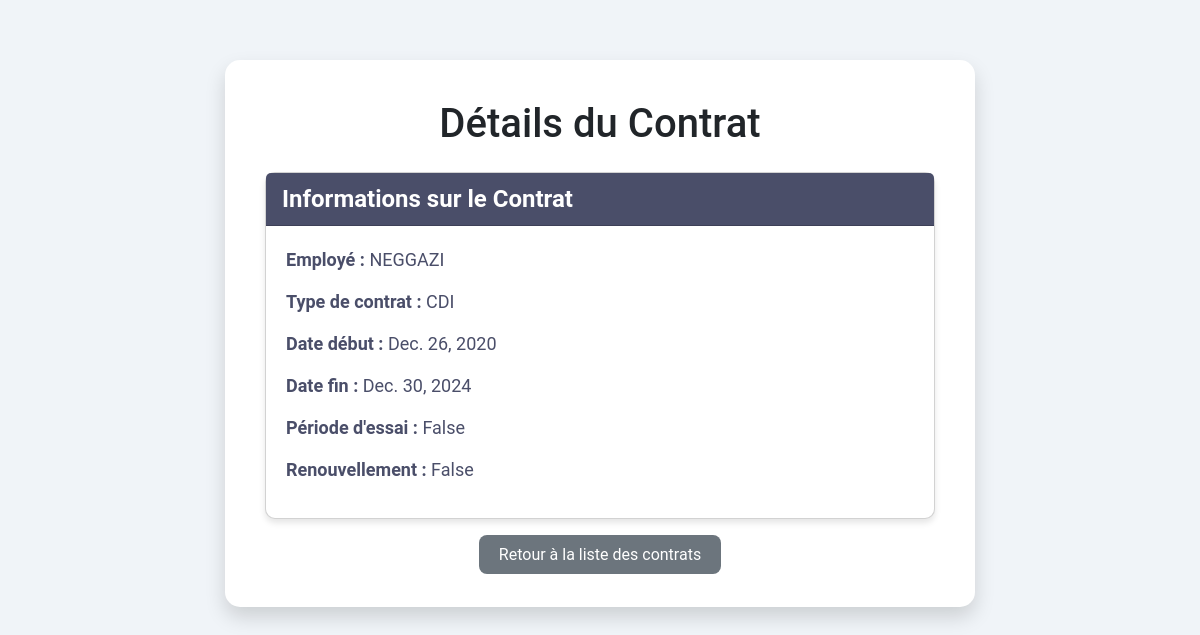
The app's page /contrats/1/ with its own data.
### app1/models.py (models this page shows, shortened)
class Contrat(models.Model):
    employe = models.ForeignKey('Employe', on_delete=models.CASCADE)  # 'Employe' doit être défini dans le projet.
    type_contrat = models.CharField(max_length=50)  # Exemple : "CDI", "CDD", "Stage"
    date_debut = models.DateField()
    date_fin = models.DateField(null=True, blank=True)
    periode_essai = models.BooleanField(default=False)
    renouvellement = models.BooleanField(default=False)
    salaire_mensuel = models.DecimalField(max_digits=10, decimal_places=2, null=True, blank=True)
    salaire_quotidien = models.DecimalField(max_digits=10, decimal_places=2, null=True, blank=True)
    archived = models.BooleanField(default=False)
    TYPE_CHOICES = [
    ('CDI', 'Contrat à Durée Indéterminée'),
    ('CDD', 'Contrat à Durée Déterminée'),
    ('Stage', 'Stage'),
    ('Autre', 'Autre'),
]
    type_contrat = models.CharField(max_length=50, choices=TYPE_CHOICES)

class Employe(models.Model):
    HOMME = 'H'
    FEMME = 'F'
    SEXE_CHOICES = [
        (HOMME, 'Homme'),
        (FEMME, 'Femme'),
    ]
    nom = models.CharField(max_length=100, verbose_name="Nom")
    prenom = models.CharField(max_length=100, verbose_name="Prénom")
    date_naissance = models.DateField(verbose_name="Date de naissance")
    date_embauche = models.DateField(verbose_name="Date d'embauche")
    adresse = models.TextField(verbose_name="Adresse")
    service = models.ForeignKey(
        'Service',
        on_delete=models.SET_NULL,
        null=True,
        blank=True,
        verbose_name="Service"
    )
    competences = models.TextField(verbose_name="Compétences", blank=True)
    historique_professionnel = models.TextField(verbose_name="Historique professionnel", blank=True)
    sexe = models.CharField(
        max_length=1,
        choices=SEXE_CHOICES,
        verbose_name="Sexe",
        default=HOMME,  # Par défaut, l'employé est masculin
    )
    class Meta:
        verbose_name = "Employé"
        verbose_name_plural = "Employés"
        ordering = ['nom', 'prenom']  # Tri par nom puis prénom

### app1/views.py (the view)
# urls.py: path('contrats/<int:contrat_id>/', views.details_contrat, name='details_contrat'),
def details_contrat(request, contrat_id):
    contrat = get_object_or_404(Contrat, id=contrat_id)
    return render(request, 'details_contrat.html', {'contrat': contrat})

### app1/templates/details_contrat.html (shortened to what this page needs)
{% load static %}
<!DOCTYPE html>
<html lang="fr">
<head>
    <link href="{% static 'css/bootstrap.min.css' %}" rel="stylesheet">
</head>
<body>
<div class="container">
    <h1 class="text-center mb-4">Détails du Contrat</h1>
    <div class="card">
        <div class="card-header">
            Informations sur le Contrat
        </div>
        <div class="card-body">
            <p><strong>Employé : </strong>{{ contrat.employe.nom }}</p>
            <p><strong>Type de contrat : </strong>{{ contrat.type_contrat }}</p>
            <p><strong>Date début : </strong>{{ contrat.date_debut }}</p>
            <p><strong>Date fin : </strong>{{ contrat.date_fin }}</p>
            <p><strong>Période d'essai : </strong>{{ contrat.periode_essai }}</p>
            <p><strong>Renouvellement : </strong>{{ contrat.renouvellement }}</p>
        </div>
    </div>
    <div class="text-center mt-4">
        <a href="{% url 'recherche_contrats' %}" class="btn-back">Retour à la liste des contrats</a>
    </div>
</div>
</body>
</html>

### app1/templates/details_contrat.html (style rules this page uses)
body { background-color: #f0f4f8; font-family: 'Roboto', sans-serif; }
.container { margin-top: 60px; max-width: 750px; background: #ffffff; padding: 40px; border-radius: 15px; box-shadow: 0 10px 20px rgba(0, 0, 0, 0.15); }
.card { margin-top: 20px; border-radius: 10px; box-shadow: 0 4px 6px rgba(0, 0, 0, 0.1); }
.card-header { background-color: #4a4e69; color: #fff; font-size: 24px; font-weight: bold; }
.card-body { padding: 20px; font-size: 18px; color: #4a4e69; }
.card-body p { margin-bottom: 15px; }
.btn-back { margin-top: 30px; background-color: #6c757d; border: none; color: white; padding: 10px 20px; border-radius: 8px; text-decoration: none; }

### records on screen
Contrat: employe.nom "NEGGAZI", type_contrat "CDI", date_debut "Dec. 26, 2020", date_fin "Dec. 30, 2024", periode_essai "False", renouvellement "False"
